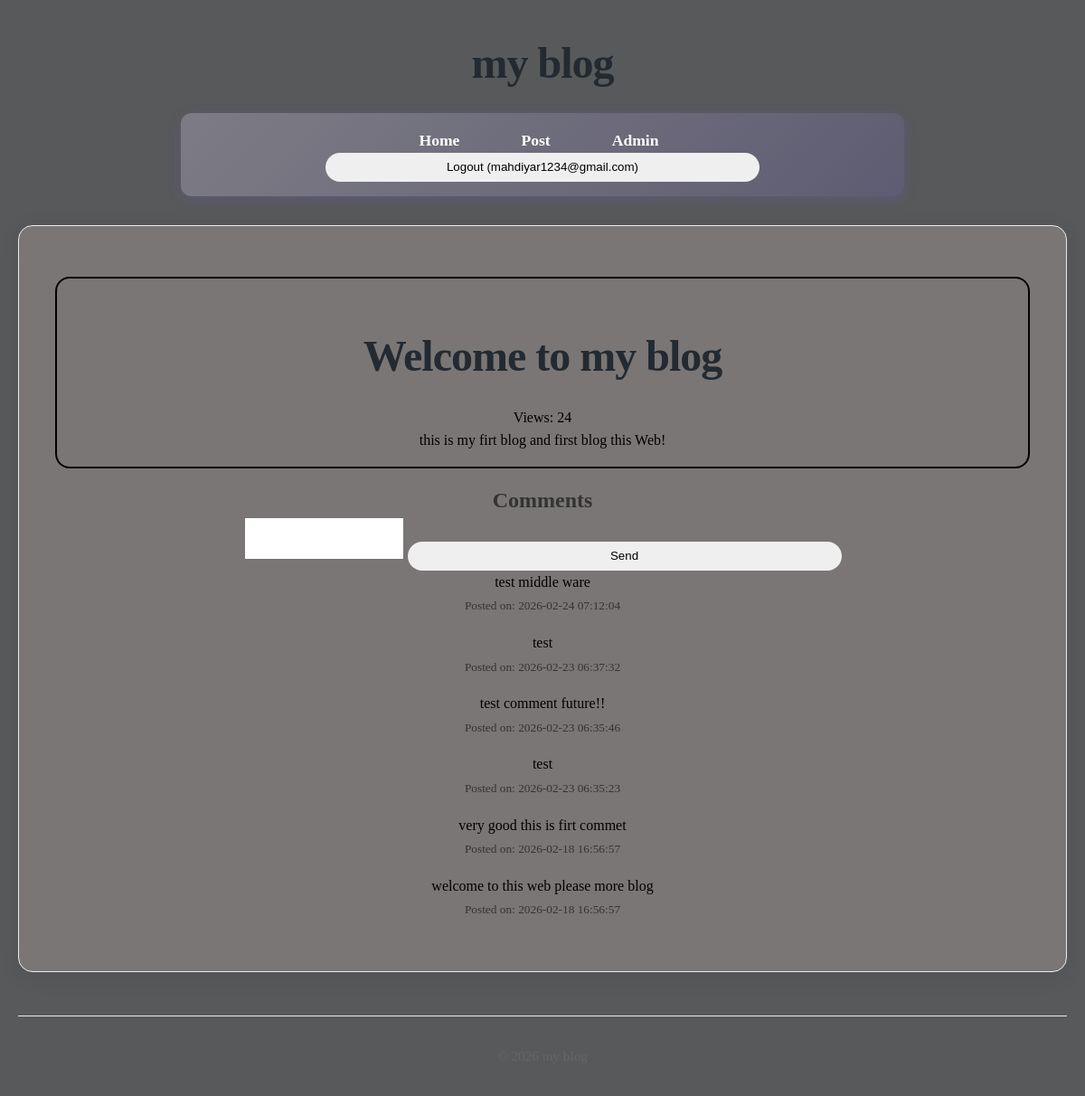
Page /post/1 (signed in) on the committed database.
### tables this page shows
CREATE TABLE users(
    id INTEGER PRIMARY KEY AUTOINCREMENT,
    name TEXT NOT NULL,
    email TEXT UNIQUE NOT NULL,
    password TEXT NOT NULL,
    role TEXT NOT NULL DEFAULT 'user',
    created_at DATETIME DEFAULT CURRENT_TIMESTAMP
);

CREATE TABLE posts(
    id INTEGER PRIMARY KEY AUTOINCREMENT,
    title TEXT NOT NULL,
    content TEXT NOT NULL,
    views INTEGER DEFAULT 0,
    user_id INTEGER NOT NULL,
    created_at DATETIME DEFAULT CURRENT_TIMESTAMP,
    FOREIGN KEY (user_id) REFERENCES users (id)
);

CREATE TABLE comments(
    id INTEGER PRIMARY KEY AUTOINCREMENT,
    content TEXT NOT NULL,
    user_id INTEGER NOT NULL,
    post_id INTEGER NOT NULL,
    created_at DATETIME DEFAULT CURRENT_TIMESTAMP,
    FOREIGN KEY (user_id) REFERENCES users (id),
    FOREIGN KEY (post_id) REFERENCES posts (id)
);

### core/View.php (called while the page is built, shortened)
<?php
class View{
    protected static $globals = [];
    public static function share(string $key , mixed $value): void{
        static::$globals[$key] = $value;
    }
    public static function render(string $template , array $data = [] , $layout = null): string{
        $data = [...static::$globals , ...$data];
        $content = static::renderTemplate($template, $data);
        return static::renderLayout($layout , $data, $content);
    }
    protected static function renderTemplate(string $template , array $data): string{
        extract($data);
        $path = dirname(__DIR__) . "/app/Views/$template.php";
        require $path;
        return ob_get_clean();
    }
     protected static function renderLayout(?string $template , array $data, string $content):string{
        extract([...$data , 'content' =>$content]);
        $path = dirname(__DIR__) . "/app/Views/$template.php";
        require $path;
        return ob_get_clean();
    }
}

### app/Controllers/PostController.php (called while the page is built, shortened)
<?php
class PostController{
    public function show($id)
{
    $post = Post::find($id);
    $comments = Comment::forPost($id);
    return View::render(
        template: 'post/show',
        layout: 'layouts/main',
        data: [
            'post' => $post,
            'comments' => $comments,
            'user' => Auth::user()
        ]
    );
}
}

### core/Router.php (called while the page is built, shortened)
<?php
class Router{
    protected array $routes = [];
    protected array $globalMiddleware = [];
    protected array $routeMiddleware = [];
    public function add(string $method ,string $uri ,string $controller , array $middlewares = []): void{
        $this->routes[] = [
            'method' => $method,
            'uri' => $uri,
            'controller' => $controller,
            'middlewares' => $middlewares
        ];
    }
    public function addGlobalMiddleware(string $middleware):void {
        $this->globalMiddleware[] = $middleware;
    }
    public function addRouteMiddleware(string $name,string $middleware):void {
        $this->routeMiddleware[$name] = $middleware;
    }
    public function dispatch(string $uri ,string $method){
        $route = $this->findRoute($uri , $method);
        $middlewares = [
            ...$this->globalMiddleware,
            ...array_map(fn($name)=>$this->routeMiddleware[$name],$route['middlewares'])
        ];
       return $this->runMiddleware(
        $middlewares,
        function () use ($route) {
            [$controller , $action] = explode('@' , $route['controller']);
            return $this->callAction($controller , $action , $route['params']);
        }
       );
    }
    protected function runMiddleware(array $middlewares , callable $target): mixed{
        $next = $target;
        foreach(array_reverse($middlewares) as $middleware){
            $next = function() use ($middleware , $next){
                error_log("Middle ware : running $middleware");
                return (new $middleware)->handle($next);
            };
        }
        return $next();
    }
    protected function findRoute(string $uri , string $method): ?array{
        foreach($this->routes as $route){
            $params = $this->matchRoute($route['uri'] , $uri);
            if($params !== null && $route['method'] === $method){
                return [...$route , 'params' => $params];
            }
        }
        return null;
    }
    protected function matchRoute(string $routeUri,string $requestUri): ?array{
        $routeSegments = explode('/', trim($routeUri,'/'));
        $requestSegments = explode('/', trim($requestUri,'/'));
        if(count($routeSegments) !== count($requestSegments)){
            return null;
        }
        $params = [];
        foreach($routeSegments as $index => $routeSegment){
            if(str_starts_with($routeSegment,'{') && str_ends_with($routeSegment,'}')){
                $params[trim($routeSegment,'{}')] = $requestSegments[$index];
            }elseif($routeSegment !== $requestSegments[$index]){
                return null;
            }
        }
        return $params;
    }
    protected function callAction(string $controller,string $action,array $params): string{
        return (new $controller)->$action(... $params);
    }
}

### app/Middlewares/CSRF.php (called while the page is built, shortened)
<?php
class CSRF implements MiddleWare{
    public function handle(callable $next){
      return $next();
    }
}

### app/Middlewares/View.php (called while the page is built, shortened)
<?php
class View implements MiddleWare{
    public function handle(callable $next){
      return $next();
    }
}

### core/App.php (called while the page is built, shortened)
<?php
class App{
    protected static $container = [];
    public static function bind(string $key, mixed $value): void{
        static::$container[$key] = $value;
    }
    public static function get(string $key): mixed{
        return static::$container[$key];
    }
}

### core/Model.php (called while the page is built, shortened)
<?php
abstract class Model{
    protected static string $table;
    public static function find(mixed $id): ?static
{
    $db = App::get('database');
    $result = $db->fetch(
        "SELECT * FROM " . static::$table . " WHERE id = ?",
        [$id],
        static::class
    );
    return $result;
}
}

### core/DataBase.php (called while the page is built, shortened)
<?php
class DataBase{
    protected $pdo;
    public function __construct(array $config){
        try {
            $dsn = $this->createDsn($config);
            $username = $config['username'] ?? null;
            $password = $config['password'] ?? null;
            $options = $config['options'] ?? null;
            $this->pdo = new PDO($dsn , $username , $password , $options);
            $this->pdo->setAttribute(PDO::ATTR_ERRMODE,PDO::ERRMODE_EXCEPTION);
        } catch (PDOException $e) {
            throw new Exception("Could not connect to the database:" . $e);
        }
    }
    protected function createDsn(array $config): string{
        $driver = $config['driver'];
        $dbname = $config['dbname'];
        return match ($driver) {
            'sqlite' => "sqlite:$dbname",
            default => throw new Exception("Unsupported database driver: $driver") ,
        };
    }
    public function query(string $sql, array $params = []): PDOStatement{
        $stmt = $this->pdo->prepare($sql);
        $stmt->execute($params);
        return $stmt;
    }
    public function fetchAll(string $sql,array $params = [], ?string $classname = null): array{
        $stmt = $this->query($sql,$params);
        return $classname ? $stmt->fetchAll(PDO::FETCH_CLASS , $classname) : $stmt->fetchAll(PDO::FETCH_ASSOC);
    }
    public function fetch(string $query, array $params = [], ?string $class = null)
{
    $stmt = $this->query($query, $params);
    if ($class) {
        $result = $stmt->fetchObject($class);
        return $result === false ? null : $result;
    }
    $result = $stmt->fetch(PDO::FETCH_ASSOC);
    return $result === false ? null : $result;
}
}

### app/Services/Auth.php (called while the page is built, shortened)
<?php
class Auth{
    protected static $user = null;
    public static function user(): ?User{
        if(static::$user === null){
            $userId = $_SESSION['user_id'] ?? null;
            static::$user =  $userId ? User::find($userId) : RememberMe::user();
        }
        return static::$user;
    }
}

### app/Services/Authorization.php (called while the page is built, shortened)
<?php
class Authorization{
    public static function check(string $action, mixed $resource = null): bool{
        $user = Auth::user();
        return match($action){
            'dashboard' => in_array($user->role , ['admin' , 'superAdmin']),
            'edit_post', 'delete_post' => $resource instanceof Post && (($user->id === $resource->user_id) || in_array($user->role , ['admin' , 'superAdmin'])),
            'comment' , 'create_post' => true,
            default => false
        };
    }
}

### bootstrap.php (called while the page is built, shortened)
<?php
View::share('user', Auth::user());

### helpers.php (called while the page is built, shortened)
<?php
if(!function_exists('check')){
    function check(string $action, mixed $resource = null): bool{
      return  Authorization::check($action,$resource);
    }
}

### app/Models/Comment.php (called while the page is built, shortened)
<?php
class Comment extends Model{
    public static function forPost($postId): array{
        $db = App::get('database');
        return $db->fetchAll(
            "SELECT * FROM comments WHERE post_id = ? ORDER BY created_at DESC ",
            [$postId],
            static::class
        );
    }
}

### app/Views/post/show.php (the view, shortened to what this page needs)
<article class="article-blog">
    <h1 class="title-blog"><?= htmlspecialchars($post->title); ?></h1>
    <p class="view-blog">Views: <?= $post->views ?></p>
    <p class="content-blog">
        <?= nl2br(htmlspecialchars($post->content)) ?>
    </p>
</article>
<section>
    <h2 id="comments">Comments</h2>
    <?php if($user && check('comment')): ?>
        <form action="/post/<?= $post->id ?>/comment" method="POST" >
        <textarea name="content" rows="3" style="resize: none;"></textarea>
        <button type="submit">Send</button>
        </form>
    <?php else: ?>
    <p><a href="/login">Login for comment</a></p>
    <?php endif; ?>
    <?php foreach($comments as $comment): ?>
        <div class="div-comment">
            <p class="p-comment">
                <?= nl2br(htmlspecialchars($comment->content)) ?>
            </p>
            <small>Posted on: <?= $comment->created_at ?></small>
        </div>
    <?php endforeach; ?>
</section>

### app/Views/layouts/main.php (shortened to what this page needs)
<!DOCTYPE html>
<html lang="en">
<head>
    <link rel="stylesheet" href="/style/style-form.css" />
    <link rel="stylesheet" href="/style/style-main.css" />
</head>
<body>
    <h1>my blog</h1>
    <nav>
        <a href="/">Home</a>
        <a href="/../post">Post</a>
       <?php if($user): ?>
            <?php if(check('dashboard')): ?>
                <a href="/admin/dashboard">Admin</a>
            <?php endif; ?>
        <form action="/logout" method="POST">
                <button>Logout (<?= $user->email ?>)</button>
            </form>
        <?php else: ?>
                <a href="/login">Login</a>
        <?php endif; ?>
    </nav>
    <main>
        <section>
            <p><?=$content ?></p>
        </section>
    </main>
    <footer>
        <p> &copy; <?= date('Y') ?> my blog </p>
    </footer>
</body>
</html>

### public/style/style-form.css (style rules this page uses)
body { text-align: center; align-items: center; justify-content: center; }
button { width: 30rem; height: 2rem; border: none; border-radius: 2rem; transition: 300ms ; }

### public/style/style-main.css (style rules this page uses)
* { margin: 0; padding: 0; box-sizing: border-box; }
body { font-family: Cambria, Cochin, Georgia, Times, 'Times New Roman', serif; line-height: 1.6; color: #333; background-color: #58595a; max-width: 1200px; margin: 0 auto; padding: 0 20px; }
h1 { text-align: center; margin: 2rem 0 1rem; font-size: 3rem; color: #232a31; font-weight: 700; letter-spacing: -1px; }
h1::after { margin-left: 10px; }
nav { background: linear-gradient(135deg, #7d7c85 0%, #5e5c72 100%); padding: 1rem; border-radius: 12px; margin: 1rem auto 2rem; box-shadow: 0 4px 15px rgba(108, 92, 231, 0.2); max-width: 800px; }
nav a { color: white; text-decoration: none; font-weight: 600; padding: 0.8rem 1.5rem; margin: 0 0.5rem; border-radius: 8px; transition: all 0.3s ease; font-size: 1.1rem; }
nav a:first-child { margin-left: 0; }
main { background-color: rgb(122, 118, 118); padding: 2.5rem; border-radius: 16px; box-shadow: 0 5px 25px rgba(0, 0, 0, 0.08); margin-bottom: 3rem; min-height: 400px; border: 1px solid #e9ecef; }
footer { text-align: center; padding: 2rem; color: #666; border-top: 1px solid #e9ecef; margin-top: 2rem; font-size: 0.95rem; }
footer p { display: flex; align-items: center; justify-content: center; gap: 8px; }
article { margin-bottom: 1rem; margin-top: 1rem; padding: 1rem; border: 1px solid gray; border-radius: 1rem; transition: 300ms ease-in; }
body { animation: fadeIn 0.5s ease-out; }
a { color: #cac8df; transition: color 0.3s ease; }
main > * { transition: transform 0.2s ease; }
.div-comment { margin-bottom: 1rem; }
.p-comment { color: black; }
.article-blog { border: 2px solid black; color: black; }

### rows in the picture
users: email "mahdiyar1234@gmail.com"
posts: title "Welcome to my blog", views "24", content "this is my firt blog and first blog this Web!"
comments: content "test middle ware", created_at "2026-02-24 07:12:04"
comments: content "test", created_at "2026-02-23 06:37:32"
comments: content "test comment future!!", created_at "2026-02-23 06:35:46"
comments: content "test", created_at "2026-02-23 06:35:23"
comments: content "very good this is firt commet", created_at "2026-02-18 16:56:57"
comments: content "welcome to this web please more blog", created_at "2026-02-18 16:56:57"
